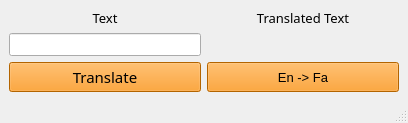
<?xml version="1.0" encoding="UTF-8"?>
<ui version="4.0">
 <class>MainWindow</class>
 <widget class="QMainWindow" name="MainWindow">
  <property name="geometry">
   <rect>
    <x>0</x>
    <y>0</y>
    <width>408</width>
    <height>119</height>
   </rect>
  </property>
  <property name="windowTitle">
   <string>Translator</string>
  </property>
  <property name="windowIcon">
   <iconset>
    <normaloff>translator.jpg</normaloff>translator.jpg</iconset>
  </property>
  <widget class="QWidget" name="centralwidget">
   <layout class="QGridLayout" name="gridLayout_2">
    <item row="0" column="0">
     <layout class="QGridLayout" name="gridLayout">
      <property name="spacing">
       <number>6</number>
      </property>
      <item row="1" column="0">
       <widget class="QLineEdit" name="srcText">
        <property name="sizePolicy">
         <sizepolicy hsizetype="Preferred" vsizetype="Preferred">
          <horstretch>0</horstretch>
          <verstretch>0</verstretch>
         </sizepolicy>
        </property>
        <property name="font">
         <font>
          <pointsize>10</pointsize>
         </font>
        </property>
       </widget>
      </item>
      <item row="0" column="1">
       <widget class="QLabel" name="label_2">
        <property name="font">
         <font>
          <family>Segoe Print</family>
          <pointsize>10</pointsize>
         </font>
        </property>
        <property name="text">
         <string>Translated Text</string>
        </property>
        <property name="alignment">
         <set>Qt::AlignCenter</set>
        </property>
       </widget>
      </item>
      <item row="0" column="0">
       <widget class="QLabel" name="label">
        <property name="font">
         <font>
          <family>Segoe Print</family>
          <pointsize>10</pointsize>
         </font>
        </property>
        <property name="text">
         <string>Text</string>
        </property>
        <property name="alignment">
         <set>Qt::AlignCenter</set>
        </property>
       </widget>
      </item>
      <item row="2" column="1">
       <widget class="QPushButton" name="lang_btn">
        <property name="sizePolicy">
         <sizepolicy hsizetype="Preferred" vsizetype="Preferred">
          <horstretch>0</horstretch>
          <verstretch>0</verstretch>
         </sizepolicy>
        </property>
        <property name="font">
         <font>
          <pointsize>10</pointsize>
          <italic>false</italic>
          <bold>false</bold>
         </font>
        </property>
        <property name="styleSheet">
         <string notr="true">
background-color: rgb(251, 140, 0);
</string>
        </property>
        <property name="text">
         <string>En -&gt; Fa</string>
        </property>
       </widget>
      </item>
      <item row="1" column="1">
       <widget class="QLabel" name="destText">
        <property name="text">
         <string/>
        </property>
        <property name="alignment">
         <set>Qt::AlignCenter</set>
        </property>
       </widget>
      </item>
      <item row="2" column="0">
       <widget class="QPushButton" name="translate_btn">
        <property name="sizePolicy">
         <sizepolicy hsizetype="Minimum" vsizetype="Minimum">
          <horstretch>0</horstretch>
          <verstretch>0</verstretch>
         </sizepolicy>
        </property>
        <property name="font">
         <font>
          <family>Segoe Script</family>
          <pointsize>11</pointsize>
         </font>
        </property>
        <property name="styleSheet">
         <string notr="true">QPushButton{
background-color: rgb(251, 140, 0);
}</string>
        </property>
        <property name="text">
         <string>Translate</string>
        </property>
       </widget>
      </item>
     </layout>
    </item>
   </layout>
  </widget>
  <widget class="QStatusBar" name="statusbar"/>
 </widget>
 <resources/>
 <connections/>
</ui>
